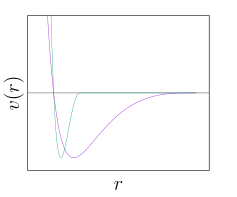

This figure's gnuplot source:
set terminal epslatex standalone color size 6cm,5cm
set output 'potentials.tex'

#set title 'Potential shapes'
set xlabel '\Large$r$'
set ylabel '\Large$v(r)$'
#set grid linecolor rgb '#B0B0B0'
set key off
#set xrange [-0.2:2.2]
set xrange [0.8:2.2]
set yrange [-1.2:1.2]
unset xtics
unset ytics
set xzeroaxis linetype 1 linecolor 8
set yzeroaxis linetype 1 linecolor 8

plot "../data/potentials.dat" using 1:3 with lines linecolor 1 notitle ,\
     "../data/potentials.dat" using 1:4 with lines linecolor 2 notitle
